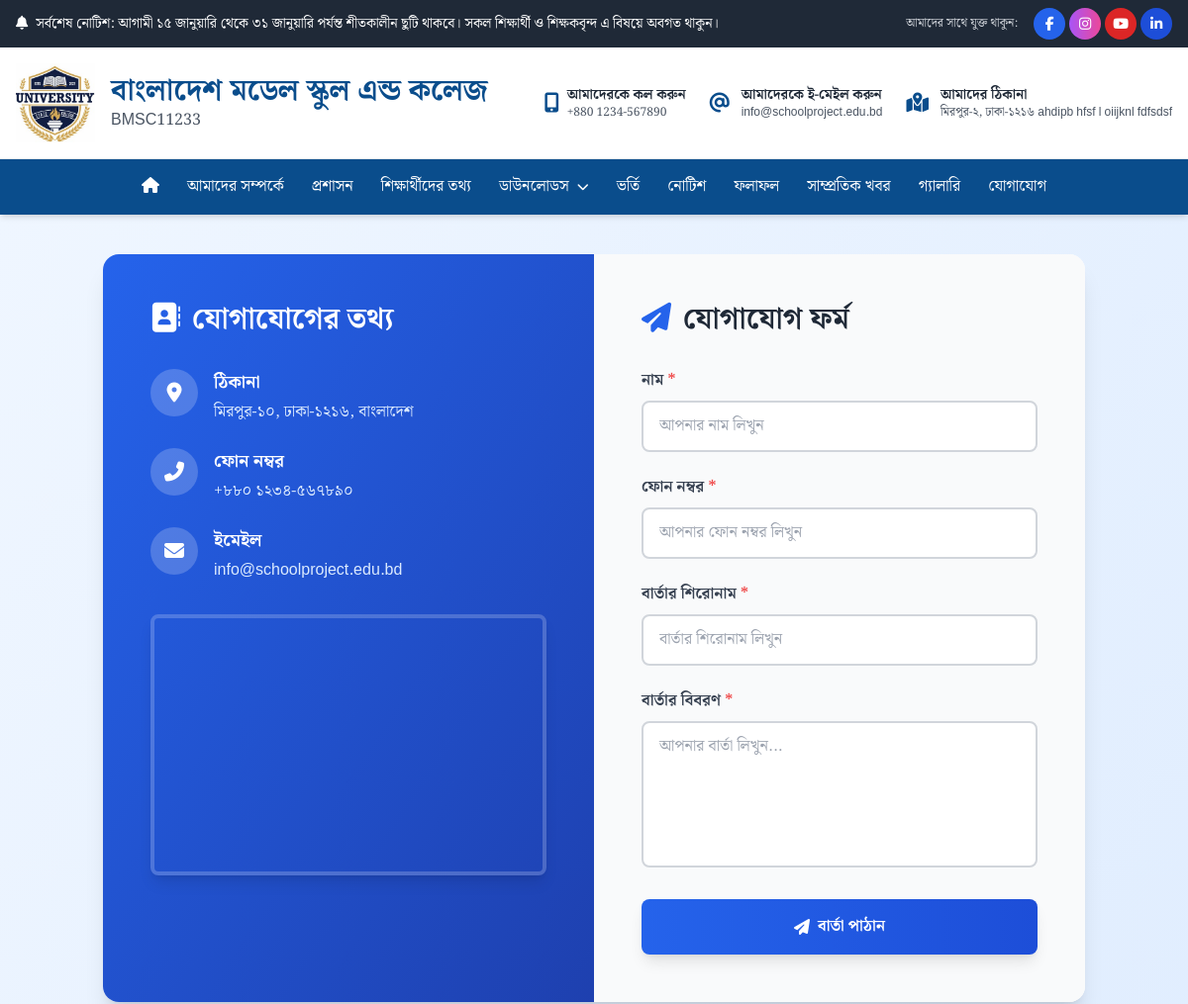
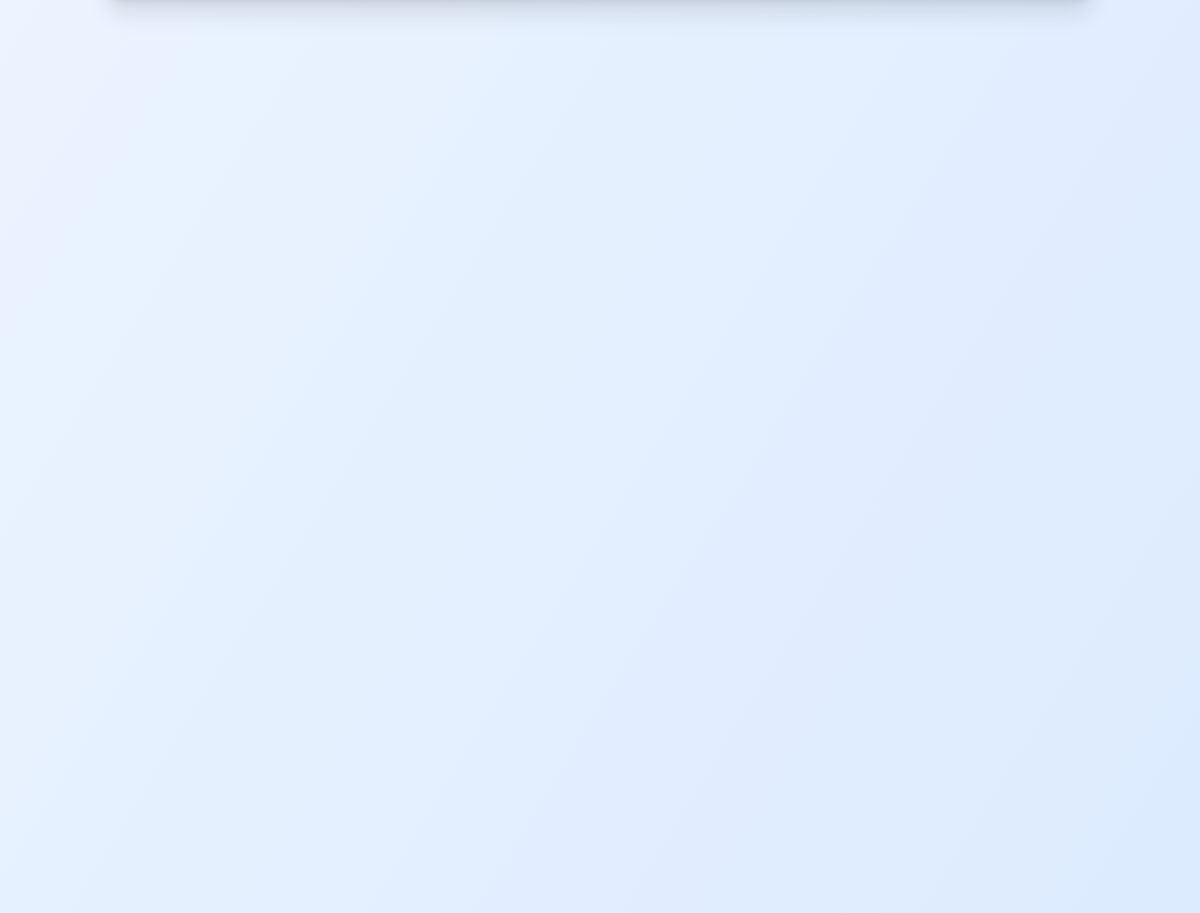
Page /contact/ on the committed database (2 pictures, top to bottom).
### notice/models.py (models this page shows, shortened)
class TimeStampModel(models.Model):
    created_at = models.DateTimeField(auto_now_add=True)
    updated_at = models.DateTimeField(auto_now=True)
    class Meta:
        abstract = True

class Notice(TimeStampModel):
    title = models.CharField(max_length=255)
    short_description = models.TextField(help_text="A short description (max 2 lines) for the notice card.")
    file = models.FileField(
        upload_to='notices/',
        validators=[FileExtensionValidator(['pdf', 'doc', 'docx', 'jpg', 'jpeg', 'png'])]
    )
    notice_type = models.ForeignKey(NoticeType, on_delete=models.CASCADE)
    class_name = models.ForeignKey(Class, on_delete=models.SET_NULL, null=True, blank=True)
    department = models.ForeignKey(Department, on_delete=models.SET_NULL, null=True, blank=True)
    is_active = models.BooleanField(default=True)
    class Meta:
        verbose_name_plural = "Notices"
        ordering = ['-created_at']

### web/models.py (models this page shows, shortened)
class TimeStampModel(models.Model):
    created_at = models.DateTimeField(auto_now_add=True)
    updated_at = models.DateTimeField(auto_now=True)
    class Meta:
        abstract = True

class SchoolInfo(TimeStampModel):
    name = models.CharField(max_length=255, verbose_name="School Name")
    address = models.TextField()
    email = models.EmailField()
    phone = models.CharField(max_length=20)
    logo = models.ImageField(upload_to='school/', help_text="Upload the main logo for the navbar.")
    favicon = models.ImageField(upload_to='school/', blank=True, null=True, help_text="Upload a .ico or .png file for the browser tab icon.")
    established_year = models.CharField(max_length=4)
    description = models.TextField()
    history = models.TextField()
    vision = models.TextField()
    mission = models.TextField()
    reg_no = models.CharField(max_length=100, blank=True, null=True, verbose_name="Registration Number")
    facebook_url = models.URLField(max_length=255, blank=True, null=True, verbose_name="Facebook URL")
    instagram_url = models.URLField(max_length=255, blank=True, null=True, verbose_name="Instagram URL")
    youtube_url = models.URLField(max_length=255, blank=True, null=True, verbose_name="YouTube URL")
    linkedin_url = models.URLField(max_length=255, blank=True, null=True, verbose_name="LinkedIn URL")
    class Meta:
        verbose_name_plural = 'School Information'

class ContactInfo(TimeStampModel):
    title = models.CharField(max_length=200, verbose_name='শিরোনাম')
    address = models.TextField(verbose_name='ঠিকানা')
    phone = models.CharField(max_length=30, verbose_name='ফোন নম্বর')
    email = models.EmailField(verbose_name='ইমেইল')
    map_embed = models.TextField(blank=True, verbose_name='গুগল ম্যাপ এম্বেড কোড', help_text='গুগল ম্যাপ এম্বেড কোড (ঐচ্ছিক)')
    is_active = models.BooleanField(default=True, verbose_name='সক্রিয়')
    class Meta:
        verbose_name = 'যোগাযোগের তথ্য'
        verbose_name_plural = 'যোগাযোগের তথ্যসমূহ'

### web/views.py (the view)
# urls.py: path('contact/', contact, name='contact'),
def contact(request):
    contact_info = ContactInfo.objects.filter(is_active=True).first()
    return render(request, 'website/contact.html', {
        'contact_info': contact_info
    })

### template/website/contact.html (shortened to what this page needs)
{% extends 'website/base.html' %}
{% block content %}
<div class="bg-gradient-to-br from-blue-50 to-blue-100 min-h-screen py-10">
  <div class="container mx-auto px-4">
    <div class="bg-white rounded-2xl shadow-xl overflow-hidden">
      <div class="grid grid-cols-1 lg:grid-cols-2">
        <div class="bg-gradient-to-br from-blue-600 to-blue-800 text-white p-8 md:p-12">
          <h2 class="text-3xl font-bold mb-8 flex items-center gap-3">
            <span class="inline-block"><i class="fas fa-address-book"></i></span>
            যোগাযোগের তথ্য
          </h2>
          {% if contact_info %}
            <div class="space-y-6 mb-8">
              <div class="flex items-start gap-4">
                <div class="w-12 h-12 bg-white bg-opacity-20 rounded-full flex items-center justify-center flex-shrink-0">
                  <i class="fas fa-map-marker-alt text-xl"></i>
                </div>
                <div>
                  <h3 class="font-semibold text-lg mb-1">ঠিকানা</h3>
                  <p class="text-blue-100">{{ contact_info.address }}</p>
                </div>
              </div>
              <div class="flex items-start gap-4">
                <div class="w-12 h-12 bg-white bg-opacity-20 rounded-full flex items-center justify-center flex-shrink-0">
                  <i class="fas fa-phone-alt text-xl"></i>
                </div>
                <div>
                  <h3 class="font-semibold text-lg mb-1">ফোন নম্বর</h3>
                  <p class="text-blue-100">{{ contact_info.phone }}</p>
                </div>
              </div>
              <div class="flex items-start gap-4">
                <div class="w-12 h-12 bg-white bg-opacity-20 rounded-full flex items-center justify-center flex-shrink-0">
                  <i class="fas fa-envelope text-xl"></i>
                </div>
                <div>
                  <h3 class="font-semibold text-lg mb-1">ইমেইল</h3>
                  <p class="text-blue-100">{{ contact_info.email }}</p>
                </div>
              </div>
            </div>
            {% if contact_info.map_embed %}
            <div class="rounded-lg overflow-hidden shadow-lg border-4 border-white border-opacity-20">
              <div class="aspect-w-16 aspect-h-9 h-64">
                {{ contact_info.map_embed|safe }}
              </div>
            </div>
            {% endif %}
          {% else %}
            <div class="text-red-200 bg-red-500 bg-opacity-20 p-4 rounded-lg">
              <i class="fas fa-exclamation-triangle mr-2"></i>
              কোনো যোগাযোগের তথ্য পাওয়া যায়নি।
            </div>
          {% endif %}
        </div>
        <div class="p-8 md:p-12 bg-gray-50">
          <h2 class="text-3xl font-bold text-gray-800 mb-8 flex items-center gap-3">
            <span class="inline-block text-blue-600"><i class="fas fa-paper-plane"></i></span>
            যোগাযোগ ফর্ম
          </h2>
          <form id="contactForm" class="space-y-6">
            <div>
              <label class="block mb-2 font-semibold text-gray-700" for="name">
                নাম <span class="text-red-500">*</span>
              </label>
              <input
                type="text"
                id="name"
                name="name"
                class="w-full px-4 py-3 border-2 border-gray-300 rounded-lg focus:outline-none focus:border-blue-500 focus:ring-2 focus:ring-blue-200 transition-all duration-200"
                required
                placeholder="আপনার নাম লিখুন"
              >
            </div>
            <div>
              <label class="block mb-2 font-semibold text-gray-700" for="phone">
                ফোন নম্বর <span class="text-red-500">*</span>
              </label>
              <input
                type="text"
                id="phone"
                name="phone"
                class="w-full px-4 py-3 border-2 border-gray-300 rounded-lg focus:outline-none focus:border-blue-500 focus:ring-2 focus:ring-blue-200 transition-all duration-200"
                required
                placeholder="আপনার ফোন নম্বর লিখুন"
              >
            </div>
            <div>
              <label class="block mb-2 font-semibold text-gray-700" for="title">
                বার্তার শিরোনাম <span class="text-red-500">*</span>
              </label>
              <input
                type="text"
                id="title"
                name="title"
                class="w-full px-4 py-3 border-2 border-gray-300 rounded-lg focus:outline-none focus:border-blue-500 focus:ring-2 focus:ring-blue-200 transition-all duration-200"
                required
                placeholder="বার্তার শিরোনাম লিখুন"
              >
            </div>
            <div>
              <label class="block mb-2 font-semibold text-gray-700" for="message">
                বার্তার বিবরণ <span class="text-red-500">*</span>
              </label>
              <textarea
                id="message"
                name="message"
                rows="5"
                class="w-full px-4 py-3 border-2 border-gray-300 rounded-lg focus:outline-none focus:border-blue-500 focus:ring-2 focus:ring-blue-200 transition-all duration-200 resize-none"
                required
                placeholder="আপনার বার্তা লিখুন..."
              ></textarea>
            </div>
            <button
              type="submit"
              class="w-full py-4 bg-gradient-to-r from-blue-600 to-blue-700 hover:from-blue-700 hover:to-blue-800 text-white font-bold rounded-lg transition-all duration-200 transform hover:scale-[1.02] shadow-lg hover:shadow-xl flex items-center justify-center gap-2"
            >
              <i class="fas fa-paper-plane"></i>
              বার্তা পাঠান
            </button>
          </form>
        </div>
      </div>
    </div>
  </div>
</div>
{% endblock %}

### template/website/include/navbar.html (shortened to what this page needs)
{% load static %}
<div class="bg-gray-800 text-white text-sm py-2 w-full">
  <div class="container mx-auto max-w-7xl px-4 flex justify-between items-center">
    <div class="flex-1">
      {% if latest_notices %}
      <marquee class="text-white text-sm font-medium" behavior="scroll" direction="left" scrollamount="4">
        <i class="fas fa-bell mr-2"></i>
        {% for notice in latest_notices %}
          <span class="inline-flex items-center">
            <span class="bg-red-500 text-white text-xs px-2 py-1 rounded-full mr-2">নোটিশ</span>
            {{ notice.short_description }}
          </span>
          {% if not forloop.last %}
            <span class="mx-4 text-yellow-300">
              <i class="fas fa-star"></i>
              <i class="fas fa-star"></i>
              <i class="fas fa-star"></i>
            </span>
          {% endif %}
        {% endfor %}
      </marquee>
      {% elif latest_notice %}
      <marquee class="text-white text-sm font-medium" behavior="scroll" direction="left" scrollamount="4">
        <i class="fas fa-bell mr-2"></i>সর্বশেষ নোটিশ: {{ latest_notice.short_description }}
      </marquee>
      {% elif school_info %}
      <span class="text-gray-200">{{ school_info.name }}</span>
      {% else %}
      <span class="text-gray-200">আমাদের ওয়েব সাইটে আপনাকে স্বাগতম</span>
      {% endif %}
    </div>
    {% if school_info %}
    <div class="flex items-center space-x-1 pl-5">
      <span class="text-gray-300 text-xs mr-3 hidden sm:inline">আমাদের সাথে যুক্ত থাকুন:</span>
      {% if school_info.facebook_url %}
      <a href="{{ school_info.facebook_url }}" target="_blank" rel="noopener noreferrer"
         class="w-8 h-8 bg-blue-600 hover:bg-blue-700 rounded-full flex items-center justify-center transition-all duration-300 transform hover:scale-110"
         title="Facebook">
        <i class="fab fa-facebook-f text-sm"></i>
      </a>
      {% endif %}
      {% if school_info.instagram_url %}
      <a href="{{ school_info.instagram_url }}" target="_blank" rel="noopener noreferrer"
         class="w-8 h-8 bg-gradient-to-r from-purple-500 to-pink-500 hover:from-purple-600 hover:to-pink-600 rounded-full flex items-center justify-center transition-all duration-300 transform hover:scale-110"
         title="Instagram">
        <i class="fab fa-instagram text-sm"></i>
      </a>
      {% endif %}
      {% if school_info.youtube_url %}
      <a href="{{ school_info.youtube_url }}" target="_blank" rel="noopener noreferrer"
         class="w-8 h-8 bg-red-600 hover:bg-red-700 rounded-full flex items-center justify-center transition-all duration-300 transform hover:scale-110"
         title="YouTube">
        <i class="fab fa-youtube text-sm"></i>
      </a>
      {% endif %}
      {% if school_info.linkedin_url %}
      <a href="{{ school_info.linkedin_url }}" target="_blank" rel="noopener noreferrer"
         class="w-8 h-8 bg-blue-700 hover:bg-blue-800 rounded-full flex items-center justify-center transition-all duration-300 transform hover:scale-110"
         title="LinkedIn">
        <i class="fab fa-linkedin-in text-sm"></i>
      </a>
      {% endif %}
    </div>
    {% endif %}
  </div>
</div>
<div class="bg-white py-4 border-b w-full">
  <div class="container mx-auto max-w-7xl px-4 flex items-center justify-between">
    <div class="flex items-center">
      <a href="{% url 'home' %}" class="flex items-center">
        <img src="{{ school_info.logo.url }}" alt="Logo" class="w-20 h-20 mr-4" />
        <div class="flex flex-col">
          <span class="font-bold text-3xl text-[var(--color-primary)]">{{ school_info.name }}</span>
          {% if school_info.reg_no %}
          <span class="text-base text-gray-600 font-medium">{{ school_info.reg_no }}</span>
          {% endif %}
        </div>
      </a>
    </div>
    <div class="hidden md:flex items-center space-x-6">
      {% if school_info %}
      <div class="flex items-center space-x-2">
        <i class="fas fa-mobile-alt text-xl text-[var(--color-primary)]"></i>
        <div>
          <p class="text-sm font-semibold text-gray-800">আমাদেরকে কল করুন</p>
          <p class="text-xs text-gray-600">{{ school_info.phone }}</p>
        </div>
      </div>
      <div class="flex items-center space-x-3">
        <i class="fas fa-at text-xl text-[var(--color-primary)]"></i>
        <div>
          <p class="text-sm font-semibold text-gray-800">আমাদেরকে ই-মেইল করুন</p>
          <p class="text-xs text-gray-600">{{ school_info.email }}</p>
        </div>
      </div>
      <div class="flex items-center space-x-3">
        <i class="fas fa-map-marked-alt text-xl text-[var(--color-primary)]"></i>
        <div>
          <p class="text-sm font-semibold text-gray-800">আমাদের ঠিকানা</p>
          <p class="text-xs text-gray-600">{{ school_info.address }}</p>
        </div>
      </div>
      {% endif %}
    </div>
  </div>
</div>
<nav class="bg-[var(--color-primary)] text-white w-full" x-data="{ sidebarOpen: false }" @open-sidebar.window="sidebarOpen = true" @keydown.window.escape="sidebarOpen = false">
  <div class="container mx-auto max-w-7xl px-4 flex items-center justify-center">
    <ul class="hidden md:flex flex-row space-x-1 items-center">
        <li><a href="{% url 'home' %}" class="block py-4 px-3 rounded hover:bg-[var(--color-secondary)] transition-all ease-in-out duration-300" title="Home"><i class="fas fa-home"></i></a></li>
        <li><a href="{% url 'about' %}" class="block py-4 px-3 rounded hover:bg-[var(--color-secondary)] transition-all ease-in-out duration-300">আমাদের সম্পর্কে</a></li>
        <li><a href="{% url 'administration' %}" class="block py-4 px-3 rounded hover:bg-[var(--color-secondary)] transition-all ease-in-out duration-300">প্রশাসন</a></li>
        <li><a href="{% url 'students' %}" class="block py-4 px-3 rounded hover:bg-[var(--color-secondary)] transition-all ease-in-out duration-300">শিক্ষার্থীদের তথ্য</a></li>
        <li class="relative group">
            <a href="#" class="block py-4 px-3 rounded hover:bg-[var(--color-secondary)] transition-all ease-in-out duration-300 flex items-center gap-1">ডাউনলোডস<i class="fas fa-chevron-down text-xs ml-1"></i></a>
        </li>
        <li><a href="{% url 'admission_list' %}" class="block py-4 px-3 rounded hover:bg-[var(--color-secondary)] transition-all ease-in-out duration-300">ভর্তি</a></li>
        <li><a href="{% url 'notice_list' %}" class="block py-4 px-3 rounded hover:bg-[var(--color-secondary)] transition-all ease-in-out duration-300">নোটিশ</a></li>
        <li><a href="{% url 'result_list' %}" class="block py-4 px-3 rounded hover:bg-[var(--color-secondary)] transition-all ease-in-out duration-300">ফলাফল</a></li>
        <li><a href="#" class="block py-4 px-3 rounded hover:bg-[var(--color-secondary)] transition-all ease-in-out duration-300">সাম্প্রতিক খবর</a></li>
        <li><a href="{% url 'gallery_list' %}" class="block py-4 px-3 rounded hover:bg-[var(--color-secondary)] transition-all ease-in-out duration-300">গ্যালারি</a></li>
        <li><a href="{% url 'contact' %}" class="block py-4 px-3 rounded hover:bg-[var(--color-secondary)] transition-all ease-in-out duration-300">যোগাযোগ</a></li>
    </ul>
  </div>
</nav>

### rows in the picture
Notice: short_description "আগামী ১৫ জানুয়ারি থেকে ৩১ জানুয়ারি পর্যন্ত শীতকালীন ছুটি থাকবে। সকল শিক্ষার্থী ও শিক্ষকবৃন্দ এ বিষয়ে অবগত থাকুন।"
SchoolInfo: logo (picture), name "বাংলাদেশ মডেল স্কুল এন্ড কলেজ", reg_no "BMSC11233", phone "+880 1234-567890", email "info@schoolproject.edu.bd", address "মিরপুর-২, ঢাকা-১২১৬ ahdipb hfsf l oiijknl fdfsdsf"
ContactInfo: address "মিরপুর-১০, ঢাকা-১২১৬, বাংলাদেশ", phone "+৮৮০ ১২৩৪-৫৬৭৮৯০", email "info@schoolproject.edu.bd"
